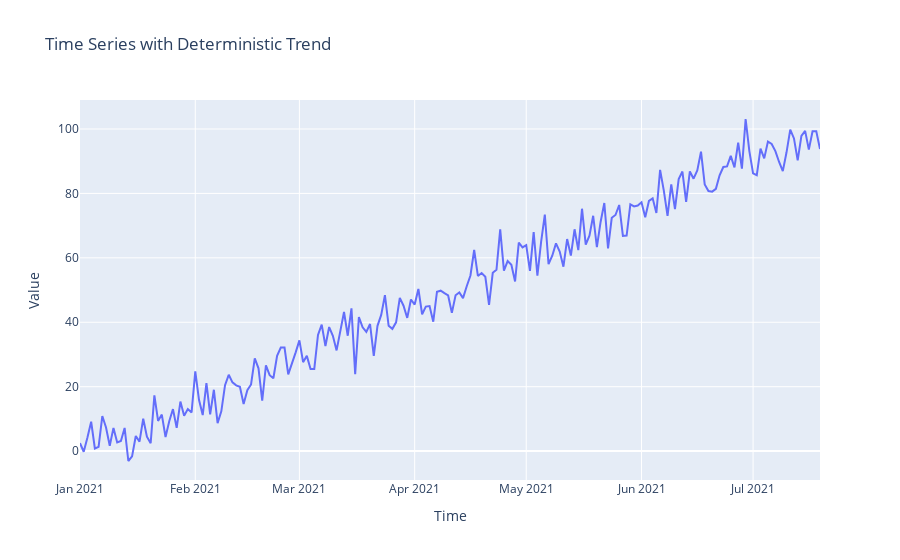

Here is the notebook cell this chart was saved with:
### Markdown cell above
### Example 3: Time Series with a Deterministic Trend (Non-Stationary)
A deterministic trend means that the series has a predictable, constant increase or decrease over time. Such a series is non-stationary because its mean is constantly changing.

### Code cell
# Generate data with a deterministic trend
np.random.seed(42)
time = np.arange(200)
trend_data = 0.5 * time + np.random.normal(loc=0, scale=5, size=200) # Linear trend + noise
trend_df = pd.DataFrame({'Value': trend_data, 'Time': pd.date_range(start='2021-01-01', periods=len(trend_data), freq='D')})

fig_trend = px.line(trend_df, x='Time', y='Value', title='Time Series with Deterministic Trend')
fig_trend.show()

# Perform ADF test on trend series
result_trend = adfuller(trend_data)
print('\nADF Test for Trend Series:')
print(f'ADF Statistic: {result_trend[0]:.2f}')
print(f'P-value: {result_trend[1]:.3f}')
if result_trend[1] <= 0.05:
    print("Conclusion: The time series is stationary (reject H0).")
else:
    print("Conclusion: The time series is non-stationary (fail to reject H0).")

### Figure 1 — Plotly figure (JSON) as saved in the notebook; plotly's stock layout.template omitted (floating-point values rounded to 4 significant figures; data arrays with more than 128 entries replaced by an {"elided": "..."} marker saying what was removed)
{"data": [{"hovertemplate": "Time=%{x}<br>Value=%{y}<extra></extra>", "legendgroup": "", "line": {"color": "#636efa", "dash": "solid"}, "marker": {"symbol": "circle"}, "mode": "lines", "name": "", "orientation": "v", "showlegend": false, "type": "scatter", "x": {"elided": "200 str values"}, "xaxis": "x", "y": {"elided": "200 float values"}, "yaxis": "y"}], "layout": {"legend": {"tracegroupgap": 0}, "title": {"text": "Time Series with Deterministic Trend"}, "xaxis": {"anchor": "y", "domain": [0, 1], "title": {"text": "Time"}}, "yaxis": {"anchor": "x", "domain": [0, 1], "title": {"text": "Value"}}}}
